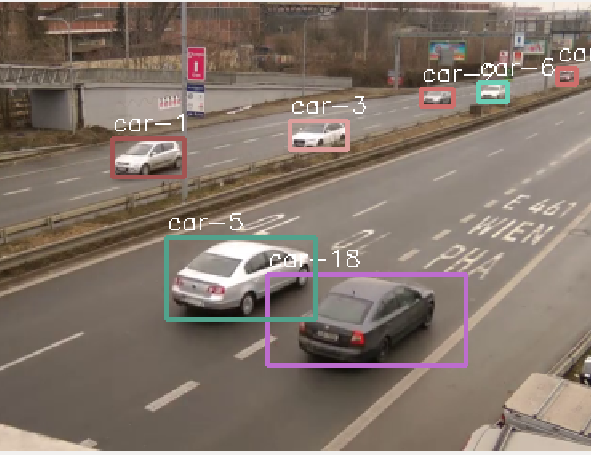
#> input picture Tracker.PNG, 591 x 455 px, given in place of test_simple_3.mp4, which was not available
$ python moving_edge_main.py   (older library calls are emulated)
#> lines starting #> are read from the running program, lines starting #| are printed output that depends on the picture; pictures that were not available may be replaced by others from this repository, and a replacement may not be noted
import cv2
import os
import numpy as np
from pc_lines_diamond.mx_lines import  fit_ellipse, gety,get_coeffs
from pc_lines_diamond.ransac.ransac import run_ransac, estimate, is_inlier
import math
import time
#def length(v):
#  return math.sqrt(dotproduct(v, v))
def auto_canny(image, sigma=0.1):
	# compute the median of the single channel pixel intensities
	v = np.median(image)
	# apply automatic Canny edge detection using the computed median
	lower = int(max(0, (1.0 - sigma) * v))
	upper = int(min(255, (1.0 + sigma) * v))
	edged = cv2.Canny(image, lower, upper)
	# return the edged image
	return edged
def get_orientation(mag, ori,thresh=1.0, num_bins=8):
    h, w = np.shape(mag)
    orientation_map = np.zeros((*np.shape(mag), num_bins))
    for i in range(h):
        for j in range(w):
            mag_pixel = mag[i,j]
            if(mag_pixel > thresh):
                 oriPixel = ori[i,j]
                 bins = np.arange(0,361,360/(num_bins))
                 for ib in range(len(bins)-1):
                     if(ib ==1 or len(bins)-1 - 1):continue
#                     print('checking from ', bins[ib] , ' to ', bins[ib+1] )
                     if(oriPixel >= bins[ib] and oriPixel < bins[ib+1]):

                         orientation_map[i,j,ib] = mag_pixel
                         break
#            print(i, j)
    return orientation_map
def get_orientation_matrix_way(mag, ori,thresh=1.0, num_bins=8):
    h, w = np.shape(mag)
    orientation_map = np.zeros((*np.shape(mag), num_bins))
    bins = np.arange(0,361,360/(num_bins))
    for ib in range(len(bins)-1):
        rws,cols = np.where((ori>bins[ib]) & (ori<bins[ib+1]))
        orientation_map[rws,cols, ib] = mag[rws,cols]
    return orientation_map
def background_test(B, H, t1=11065969, t2=12065969):
    diff = abs(H - B)
#    img = np.zeros((*np.shape(H), 3))
#    min_val = np.min(H)
#    print(np.max(diff), np.min(diff))
    rws_t2,cols_t2,bins_t2 = np.where(diff < t2)
    rws_t1,cols_t1,bins_t1 = np.where(H<t1)
#    rws_t3,cols_t3,bins_t3 = np.where()
    H[rws_t1, cols_t1, bins_t1] = 0
#    H[rws_t3, cols_t3, bins_t3] = 0
    H[rws_t2, cols_t2, bins_t2] = 0
#    imgp[rws_t2, cols_t2] = []
    return H

if(__name__ == '__main__'):
    try:
        video_src = "test_simple_3.mp4"
    except:
        video_src = 0

    cam = cv2.VideoCapture(video_src)
    _ret, frame = cam.read()
#> frame is the input picture: shape (455, 591, 3); mean B, G, R 106.3, 116.5, 130.3
    width = frame.shape[1]
#> width = 591
    height = frame.shape[0]
#> height = 455
    #i = 0
    B = []
    alpha = 0.99
    while True:
        _ret, frame = cam.read()
        frame_gray = cv2.cvtColor(frame, cv2.COLOR_BGR2GRAY)
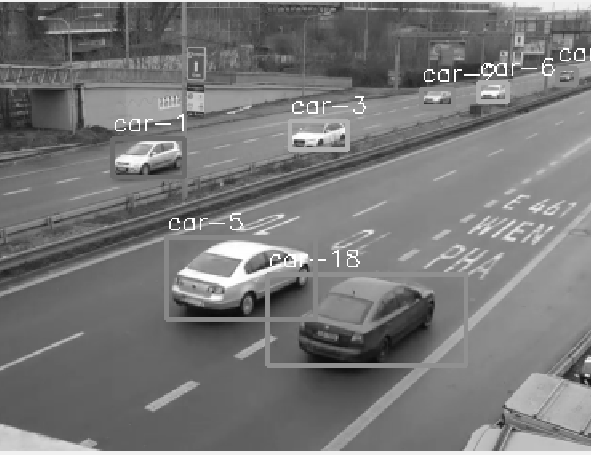
#> frame_gray: shape (455, 591); min 11, max 255, mean 119.4
        start = time.time()
        frame_gray = auto_canny(frame_gray, 0.1)
#> in auto_canny, `v = np.median(image)`: v = 115
#> in auto_canny, `lower = int(max(0, (1.0 - sigma) * v))`: lower = 103
#> in auto_canny, `upper = int(min(255, (1.0 + sigma) * v))`: upper = 126
#> in auto_canny, `edged = cv2.Canny(image, lower, upper)`:
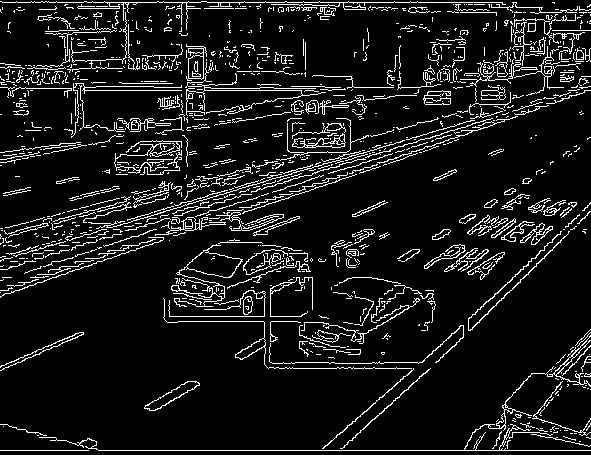
#> edged: shape (455, 591); 9.6% white in thin lines or dots
        sobelx = cv2.Sobel(frame_gray,cv2.CV_64F,1,0,ksize=11)
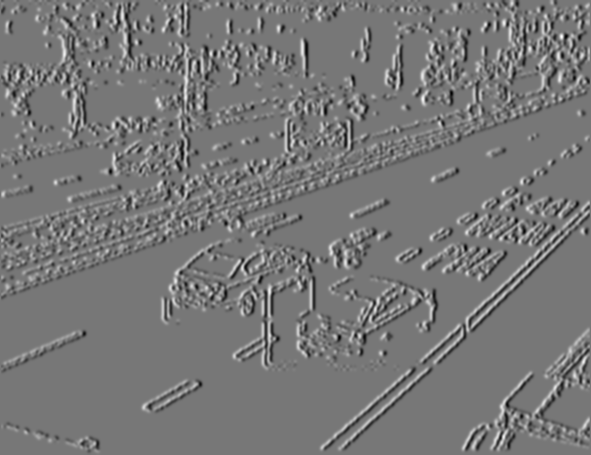
#> sobelx: shape (455, 591) float64; min -19652850, max 22267875, mean 5923.4; drawn with min black and max white
        sobely = cv2.Sobel(frame_gray,cv2.CV_64F,0,1,ksize=11)
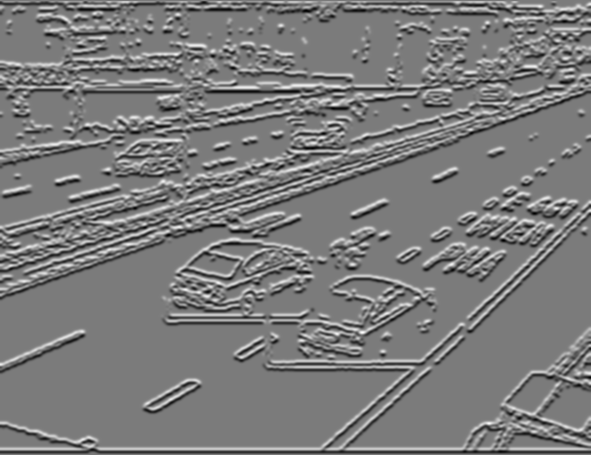
#> sobely: shape (455, 591) float64; min -20254140, max 21415410, mean -59002.5; drawn with min black and max white

        magnitude = cv2.magnitude(sobelx, sobely) # computes sqrt(xi^2 + yi^2)
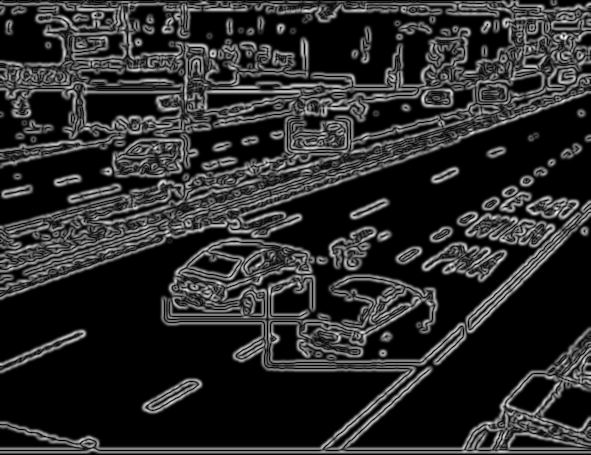
#> magnitude: shape (455, 591) float64; min 0, max 23511612.5, mean 4000111.9; drawn with min black and max white
        phase = cv2.phase(sobelx,sobely,angleInDegrees=True) # computes angel between x and y
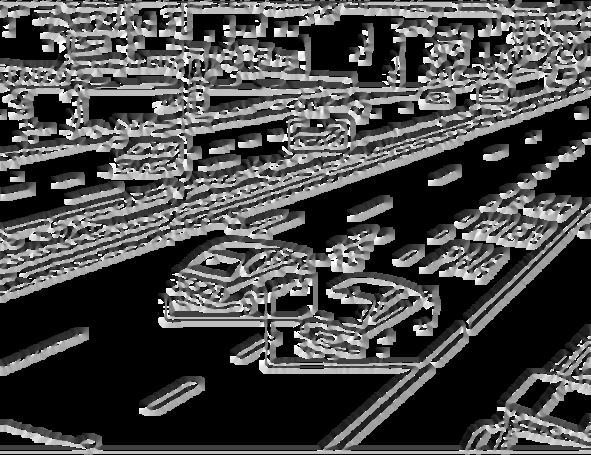
#> phase: shape (455, 591) float64; min 0, max 360, mean 105.9; drawn with min black and max white

        H = get_orientation_matrix_way(magnitude, phase,1.0,8)

        if(len(B) == 0):
            B = H
        else:
            B = alpha * B + (1-alpha) * H

        H = background_test(B, H)
        H = np.sum(H,2)
#> H: shape (455, 591) float64; every value is 0
        H = (H/np.max(H) * 255).astype('uint8')
#> H: shape (455, 591); every value is 0
        #vp_1 = [width/2, 0]
        print('time spent', time.time() - start)
        cv2.imshow('edges',H)

        ch = cv2.waitKey(1)
#> (key Esc is pressed here)
        if ch == 27:
            cv2.destroyAllWindows()
            break

$ run again, on calibr.PNG
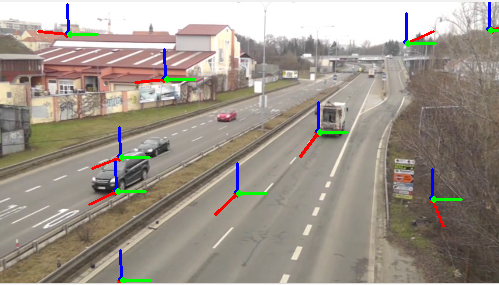
#> input picture calibr.PNG, 499 x 285 px, given in place of test_simple_3.mp4, which was not available
#> frame is the input picture: shape (285, 499, 3); mean B, G, R 139.5, 149.5, 158.3
#> v = 146
#> lower = 131
#> upper = 160
#> in auto_canny, `edged = cv2.Canny(image, lower, upper)`:
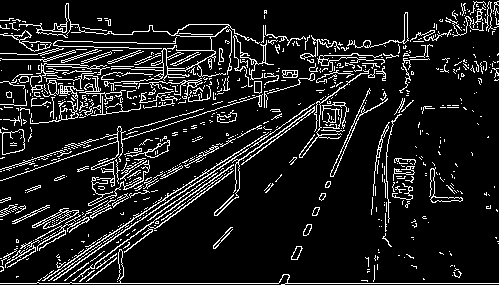
#> edged: shape (285, 499); 11.3% white in thin lines or dots
#> `phase = cv2.phase(sobelx,sobely,angleInDegrees=True)`:
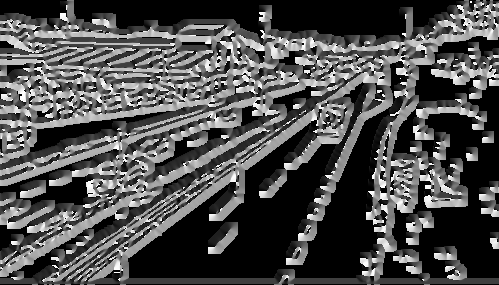
#> phase: shape (285, 499) float64; min 0, max 360, mean 110.9; drawn with min black and max white

$ run again, on object_Detect1.PNG
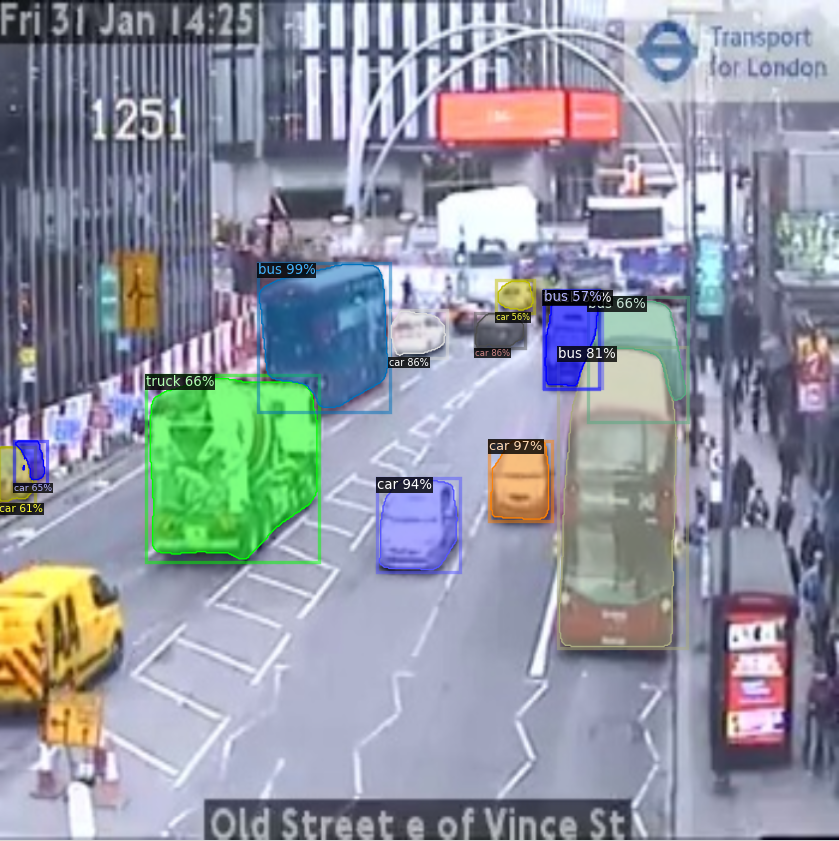
#> input picture object_Detect1.PNG, 839 x 841 px, given in place of test_simple_3.mp4, which was not available
#> frame is the input picture: shape (841, 839, 3); mean B, G, R 160.4, 148.9, 143.9
#> v = 156
#> lower = 140
#> upper = 171
#> in auto_canny, `edged = cv2.Canny(image, lower, upper)`:
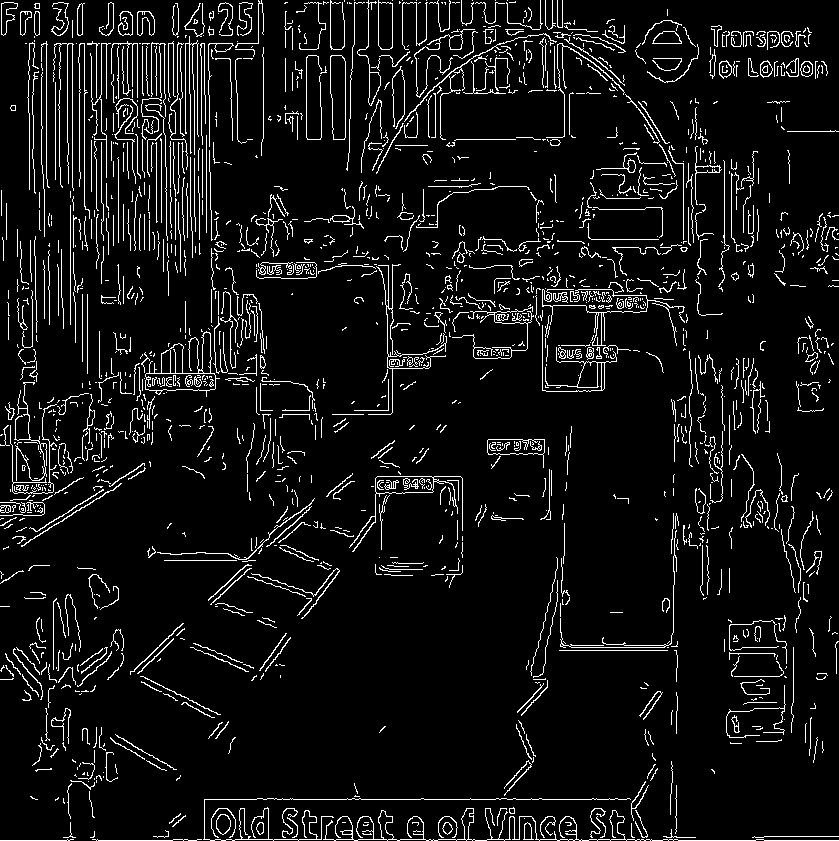
#> edged: shape (841, 839); 7.1% white in thin lines or dots
#> `phase = cv2.phase(sobelx,sobely,angleInDegrees=True)`:
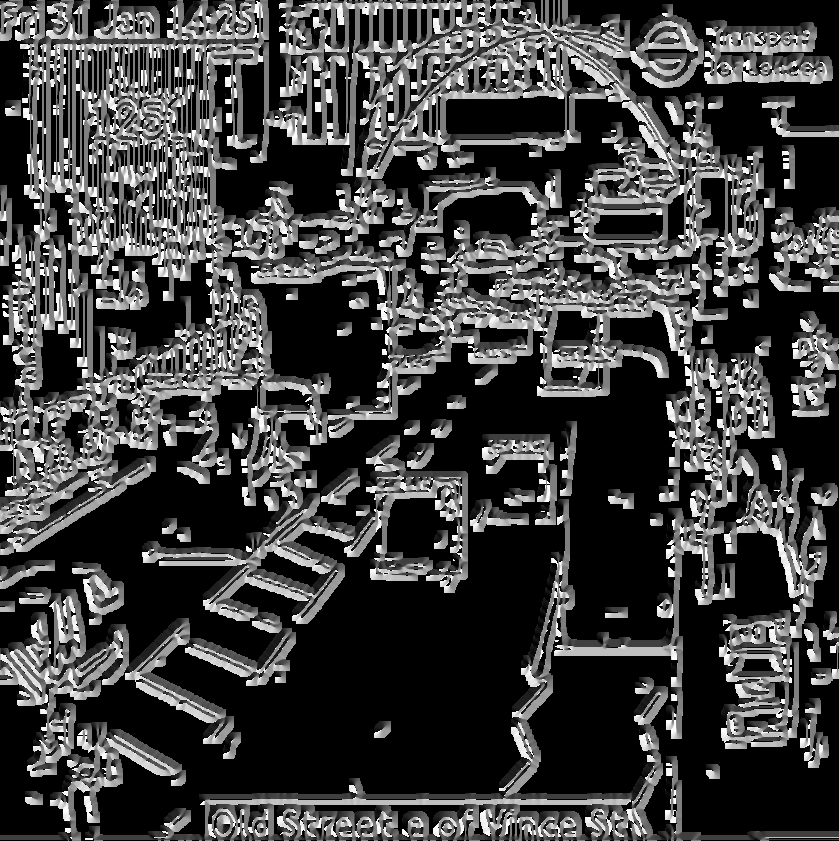
#> phase: shape (841, 839) float64; min 0, max 360, mean 91.6; drawn with min black and max white
